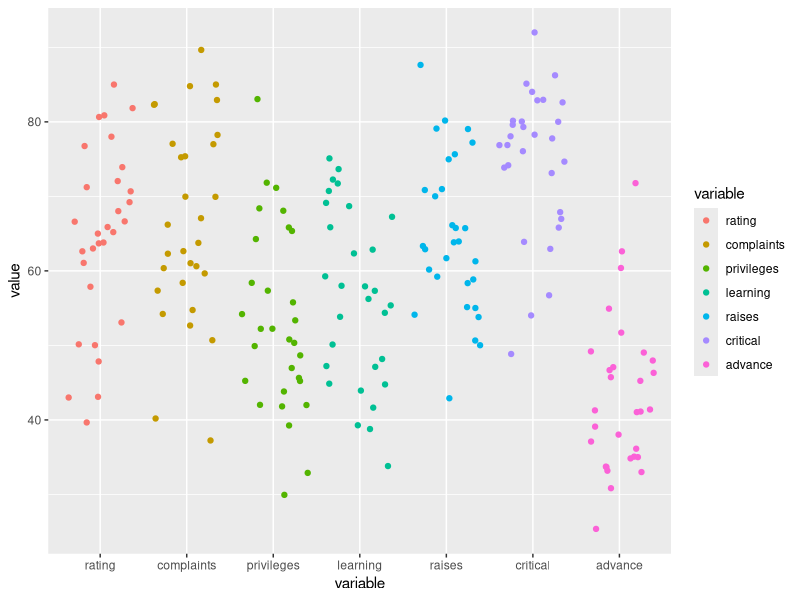
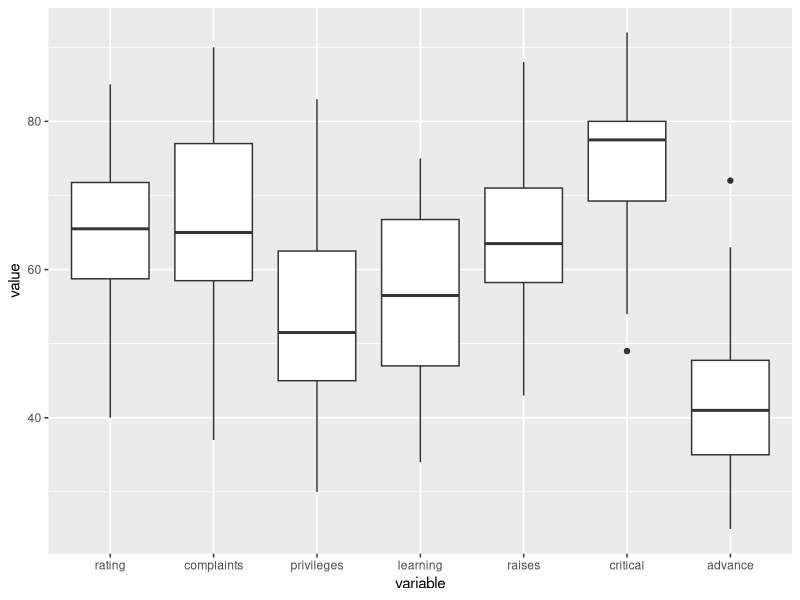

The R script that drew these images, in order: (Note: this script raises an error after producing the figures.)
#Prasant Sudhakaran

#Plotting all the columns of the 'attitude' data set in R

library(ggplot2)
library(reshape2)

#Scatterplot
ggplot(data = melt(attitude), aes(x=variable, y=value)) + geom_jitter(aes(colour=variable)) + geom_smooth(method="lm", se=FALSE)


#Boxplot
ggplot(melt(attitude), aes(x = variable, y = value)) + geom_boxplot() 

#Histogram
ggplot(attitudeM,aes(x=value)) + geom_histogram() + facet_wrap(~variable)